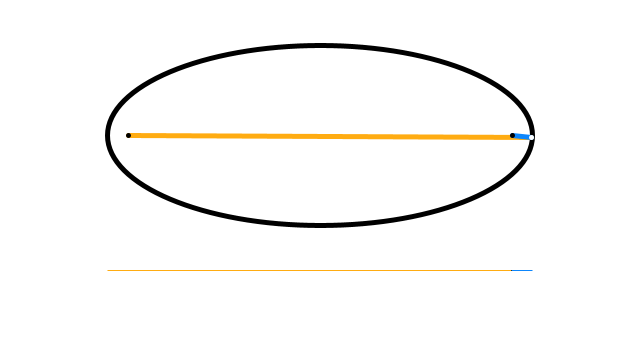
Frame 1 (no input)
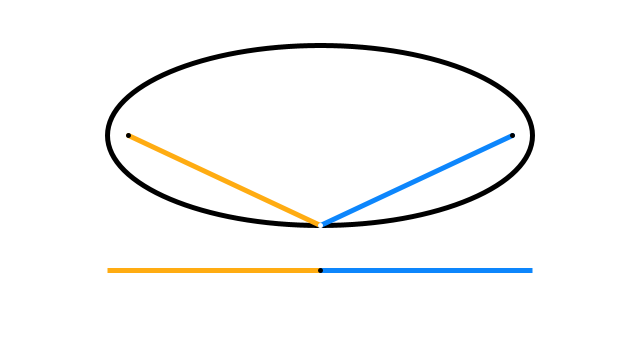
Frame 60 (the mouse pressed at the canvas centre just before this capture)
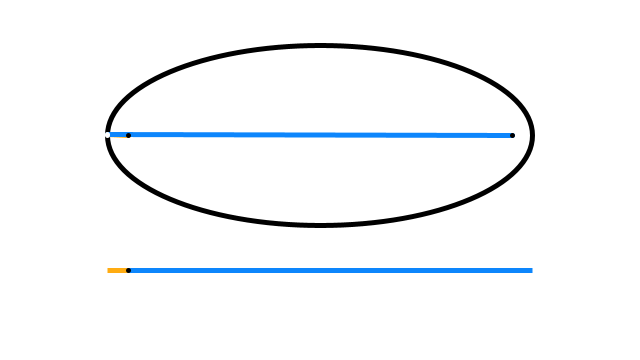
Frame 120 (the mouse held since frame 60 and released just before this capture)

The Processing sketch that drew these frames (run headless with seeded random() and noise(); from frame 60 on, the mouse is pressed at the canvas centre):

// Processing sketch: EllipseDistance
// ── EllipseDistance.pde
float point1;
float point2;

float w;
float h;

void setup() {
  size(640, 360);

  point1 = width*0.2;
  point2 = width*0.8;

  h = height/2;
  w = dist(point1, height/2, width/2, height/2-h/2)+dist(point2, height/2, width/2, height/2-h/2);
}

void draw() {
  PVector pos = new PVector((point1+point2)/2+cos(frameCount/240.0*TWO_PI)*w/2, height/2+sin(frameCount/240.0*TWO_PI)*h/2);

  background(255);

  strokeCap(RECT);

  stroke(255, 172, 18);
  line(width/2-w/2, height/2+h/2, width/2-w/2+dist(point1, height/2, pos.x, pos.y), height/2+h/2);

  stroke(13, 134, 252);
  line(width/2+w/2-dist(point2, height/2, pos.x, pos.y), height/2+h/2, width/2+w/2, height/2+h/2);

  strokeCap(ROUND);

  stroke(0);
  point(width/2-w/2+dist(point1, height/2, pos.x, pos.y), height/2+h/2);

  strokeWeight(5);

  pushMatrix();
  translate(0, -h/4);

  stroke(0);
  ellipse((point1+point2)/2, height/2, w, h);

  stroke(255, 172, 18);
  line(pos.x, pos.y, point1, height/2);

  stroke(13, 134, 252);
  line(pos.x, pos.y, point2, height/2);

  stroke(0);
  point(point1, height/2);
  point(point2, height/2);

  stroke(255);
  point(pos.x, pos.y);
  popMatrix();
}
